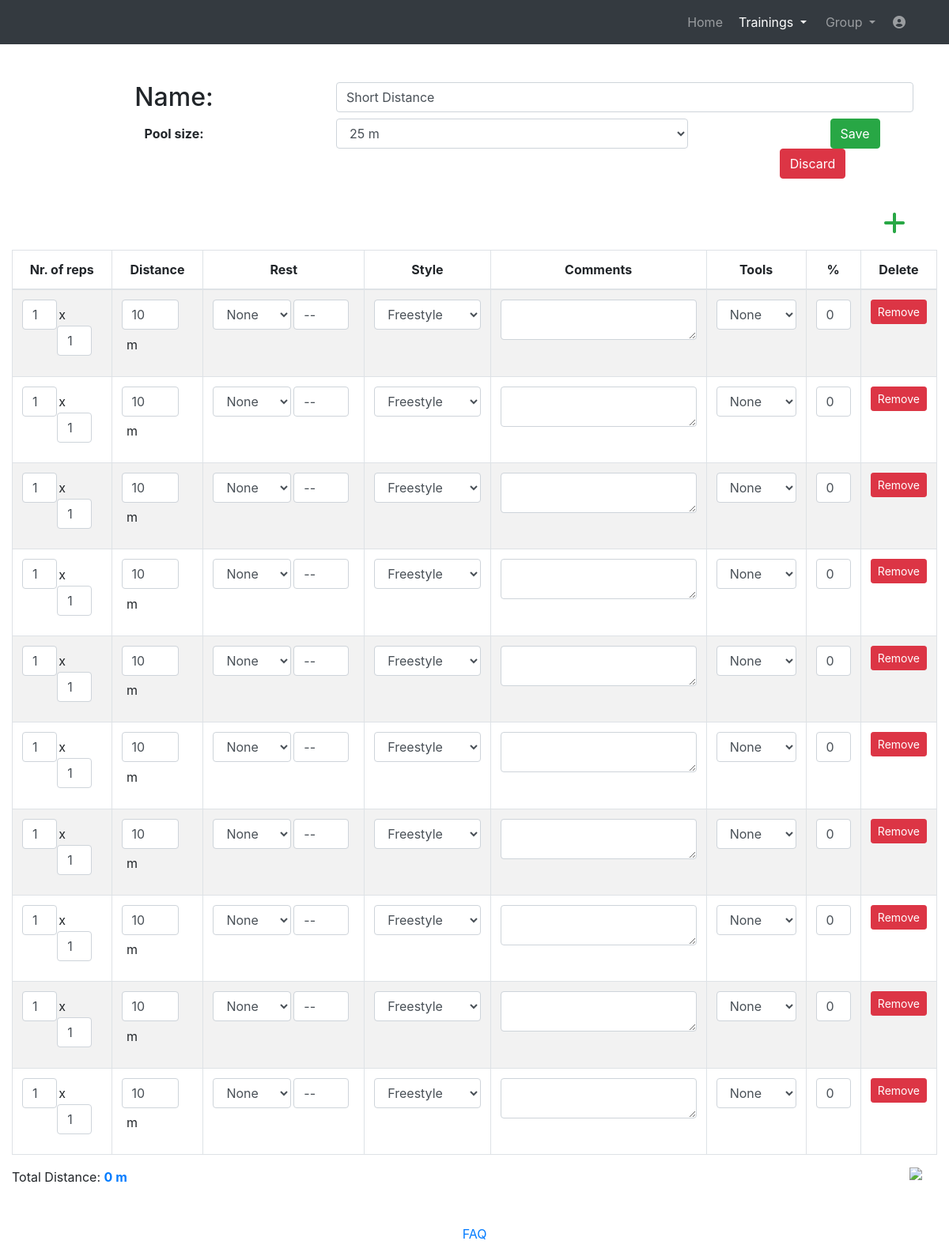
Screenshot of /website/alterplan/11 (signed in) with the database file from the repository.
### website/models.py (models this page shows)
class Plan(models.Model):
    name = models.CharField(max_length=128)
    size = models.CharField(max_length=30)
    totaldistance = models.IntegerField(default=0)
    saved_at = models.DateTimeField(auto_now=True)
    user = models.ForeignKey(User, on_delete=models.CASCADE)

class PlanRow(models.Model):
    rep1 = models.IntegerField(default=1)
    rep2 = models.IntegerField(default=1)
    distance = models.IntegerField(default=0)
    resttype = models.CharField(max_length=30)
    resttime = models.CharField(max_length=10, null=True)
    style = models.CharField(max_length=30)
    comments = models.CharField(max_length=828, null=True)
    tools = models.CharField(max_length=30)
    effort = models.IntegerField(default=0)
    plan = models.ForeignKey(Plan, on_delete=models.CASCADE)

### website/views_loggedin.py (the view)
# urls.py: path('alterplan/<int:plan_id>', views_loggedin.alterplan, name='alterplan'),
@login_required
def alterplan(request, plan_id):
    if Plan.objects.filter(pk=plan_id).exists():
        plan = Plan.objects.get(pk=plan_id)
        if plan.user == request.user:
            rows = PlanRow.objects.filter(plan=plan)
            return render(request, 'alterplan.html', context={'plan': plan, 'rows': rows, 'plan_id': plan_id})
        else:
            messages.info(request, 'Access denied. You are not the owner of this plan!', extra_tags='alert')
            return HttpResponseRedirect(reverse('manageplans'))
    else:
        messages.info(request, 'The plan with the id '+str(plan_id)+' does not exist.', extra_tags='alert')
        return HttpResponseRedirect(reverse('manageplans'))

### templates/alterplan.html (shortened to what this page needs)
<!DOCTYPE html>
<html lang="en">
<head>
  {% load static %}
  <link href="{% static 'vendor/bootstrap/css/bootstrap.min.css' %}" rel="stylesheet">
  <link media="screen" href="{% static 'css/plan.css' %}" rel="stylesheet">
  <link media="print" href="{% static 'css/print.css' %}" rel="stylesheet">
  <link href="{% static 'vendor/fontawesome-free/css/all.min.css' %}" rel="stylesheet" type="text/css">
  <link href="//netdna.bootstrapcdn.com/font-awesome/3.2.1/css/font-awesome.css" rel="stylesheet">
</head>
<body>
  <nav class="navbar navbar-expand-lg navbar-dark bg-dark static-top">
    <div class="container">
      <div class="collapse navbar-collapse" id="navbarResponsive">
        <ul class="navbar-nav ml-auto">
          <li class="nav-item ">
            <a class="nav-link" href="../home">Home</a>
          </li>
		  <li class="nav-item dropdown no-arrow mx-1 active">
			<a class="nav-link dropdown-toggle" href="#" id="messagesDropdown" role="button" data-toggle="dropdown" aria-haspopup="true" aria-expanded="false">
					Trainings
			</a>
		  </li>
          <li class="nav-item dropdown no-arrow mx-1">
			<a class="nav-link dropdown-toggle" href="#" id="messagesDropdown" role="button" data-toggle="dropdown" aria-haspopup="true" aria-expanded="false">
					Group
			</a>
		  </li>
		   <li class="nav-item dropdown no-arrow">
			<a class="nav-link " href="#" id="userDropdown" role="button" data-toggle="dropdown" aria-haspopup="true" aria-expanded="false">
			  <i class="fas fa-user-circle fa-fw"></i>
			</a>
		  </li>
        </ul>
      </div>
    </div>
  </nav>
  <div class="container">
    <div class="row">
      <div class="col-lg-12 text-center">
        <div class="row">
          <div class="col-md-4" >
              <h2 class="mt-5">Name:</h2>
          </div>
          <div class="col-md-8">
              <input type="text" class="form-control mt-5 planname" value="{{plan.name}}">
          </div>
        </div>
        <div class="form-group row">
            <label for="exampleFormControlSelect1" class="col-md-4 col-form-label"><p style="font-weight: bold;">Pool size:</p></label>
               <div class="col-sm-5">
                    <select class="form-control poolsize" id="exampleFormControlSelect1" >
                      <option value="25m">25 m</option>
                    </select>
               </div>
            <div class="col-sm-3">
              <button type="button" id="save" name="save" class="btn btn-success save" style="margin-left: 42%;"  data-toggle="modal" data-target="#saveModal">Save</button>
              <a class="btn btn-danger" data-toggle="modal" style="color: white;" data-target="#resetModal">Discard</a>
            </div>
        </div>
      </div>
    </div>
  </div>
  <br>
  <div class="container" style="max-width: 1340px;">
    {% include 'alterplantable.html' %}
  </div>
<footer class="page-footer font-small blue">
  <div class="footer-copyright text-center py-3">
    <a href="../help"> FAQ</a>
  </div>
</footer>
</body>
</html>

### templates/alterplantable.html (shortened to what this page needs)
  {% load static %}
    <div>
      <div >
        <div id="table" class="table-editable">
          <span class="table-add float-right mb-3 mr-2"><a href="#!" class="text-success" style="margin-right: 2.0rem !important;"><i
                class="fas fa-plus fa-2x" aria-hidden="true"></i></a></span>
          <table id="mytable" class="table table-bordered table-responsive-md table-striped text-center">
            <thead>
              <tr>
                <th class="text-center repprint" style="width: 11%;">Nr. of reps</th>
                <th class="text-center" style="width: 10%;">Distance</th>
                <th class="text-center" style="width: 18%;">Rest</th>
                <th class="text-center styleprint" style="width: 14%;">Style</th>
                <th class="text-center" style="width: 24%;">Comments</th>
                <th class="text-center" style="width: 11%;">Tools</th>
                <th class="text-center" title="Intensity % maxHR" style="width: 6%;">%</th>
                <th class="text-center deletehide" style="width: 7%;">Delete</th>
              </tr>
            </thead>
            <tbody>
             {% for b in rows %}
              <tr>
                <td>
                  <div class="form-group">
                    <input type="text" class="form-control rep1" value="{{b.rep1}}" style="float: left; width: 44%;">
                    <p style="float: left; margin: 2%; margin-top: 7%;">x</p>
                    <input type="text" class="form-control rep2" value="{{b.rep2}}" style="float: left; width: 44%;">
                  </div>
                </td>
                <td>
                    <div class="form-group">
                      <input type="text" class="form-control distance" value="{{b.distance}}" style="float: left; width: 80%;">
                      <p style="float: left; margin-left: 7%; margin-top: 7%;">m</p>
                    </div>
                </td>
                <td>
                  <div class="form-group" style="float: left; width: 55%;">
                    <select class="form-control resttype" onload="setSelectedIndex(document.getElementsByClassName('resttype')[0],'Time');" >
                      <option class="None" value="None">None</option>
                    </select>
                  </div>
                   <input type="text" class="form-control resttime" placeholder="min:sec" style="float: left;width: 39%; margin-left: 2%;" value="{{b.resttime}}">
                </td>
                  <td>
                    <div class="form-group">
                      <select class="form-control style" >
                        <option value="Freestyle">Freestyle</option>
                      </select>
                    </div>
                </td>
                  <td>
                      <textarea  class="form-control autoExpand comments" rows="1" style="min-height: 53px;">{{b.comments}}</textarea>
                </td>
                  <td>
                    <div class="form-group">
                      <select class="form-control tools">
                        <option value="None">None</option>
                      </select>
                    </div>
                </td>
                <td>
                    <input type="text"  class="form-control effort" value="{{b.effort}}" >
                </td>
                 <td class="deletehide">
                  <span class="table-remove"><button type="button"
                      class="btn btn-danger btn-rounded btn-sm my-0">Remove</button></span>
                </td>
                {% endfor %}
              </tr>
            </tbody>
          </table>
        </div>
      </div>
    </div>
  <div class="form-group row">
      <div class="col-sm-11">
        <p>Total Distance: <b id="val" style="color: #007bff; font-weight:bold;" class="totaldistance"></b><b style="color: #007bff;"> m</b></p>
      </div>
      <div class="col-sm-1">
        <img style="width: 50%; " onclick="printPage()" class="float-right" src="{% static 'img/print.png' %}">
      </div>
  </div>

### static/css/print.css (style rules this page uses)
body { margin:0; padding:0; line-height: 1.4em; word-spacing:1px; letter-spacing:0.2px; color: #000; }
a:link, a:visited { background: transparent; color:#333; text-decoration:none; }
.btn, .btn-danger, .deletehide, .table-add, .footer-copyright, img { display:none; }
.repprint { width: 14% !important; }
.styleprint { width: 13% !important; }
.distance { width: 70% !important; }
.table td { padding: 0rem; }
select { -webkit-appearance: none; -moz-appearance: none; text-indent: 1px; text-overflow: ''; }
textarea { resize: none; }

### rows the page displays
Plan: name "Short Distance"
PlanRow: rep1 "1", rep2 "1", distance "10", resttime "--", effort "0"
PlanRow: rep1 "1", rep2 "1", distance "10", resttime "--", effort "0"
PlanRow: rep1 "1", rep2 "1", distance "10", resttime "--", effort "0"
PlanRow: rep1 "1", rep2 "1", distance "10", resttime "--", effort "0"
PlanRow: rep1 "1", rep2 "1", distance "10", resttime "--", effort "0"
PlanRow: rep1 "1", rep2 "1", distance "10", resttime "--", effort "0"
PlanRow: rep1 "1", rep2 "1", distance "10", resttime "--", effort "0"
PlanRow: rep1 "1", rep2 "1", distance "10", resttime "--", effort "0"
PlanRow: rep1 "1", rep2 "1", distance "10", resttime "--", effort "0"
PlanRow: rep1 "1", rep2 "1", distance "10", resttime "--", effort "0"
